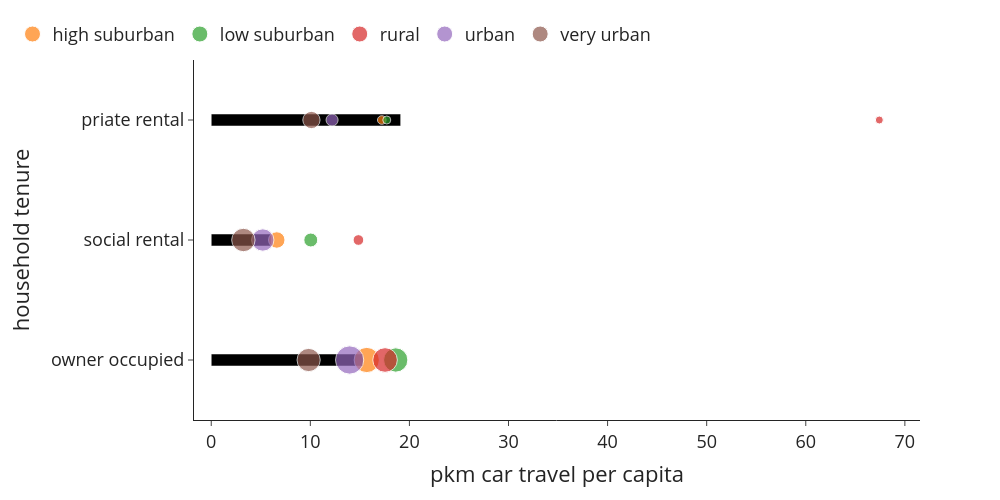

Write notebook code for a chart like this one.
### Markdown cell above
#### Mobility

### Code cell
#floor area per tenure
use_m2_total_tenure = (use['car_pkm']*use['n_hhd']).groupby(level=0, sort=False).sum() #m2 total in each group summed by tenure
use_cap_total_tenure = use['n_hhdmem2019'].groupby(level=0, sort=False).sum() #no. of people in each group summed by tenure
use_m2_per_cap_tenure = use_m2_total_tenure / use_cap_total_tenure #m2/cap in each tenure group
use_m2_per_cap_tenure.plot(kind='bar') #per person
"""interpretation: especially the highest tenure decile has considerably more floor area available than the vast majority"""

#floor area per tenure and urbanisation type
use_m2_total_tenure_type = (use['car_pkm']*use['n_hhd']).groupby(level=[0,3], sort=False).sum() #m2 total in each group summed by tenure
use_cap_total_tenure_type = use['n_hhdmem2019'].groupby(level=[0,3], sort=False).sum() #no. of people in each group summed by tenure
use_m2_per_cap_tenure_type = use_m2_total_tenure_type / use_cap_total_tenure_type #m2/cap in each tenure group

#preparing the dataframes for plotting
df = use_m2_per_cap_tenure
df2=use_m2_per_cap_tenure_type.rename('value').to_frame()
df2['n_hhd'] = use['n_hhd'].groupby(level=[0,3], sort=False).sum()

#plot
colors = ['#000000', #construction
                            '#fe6100', #buildings                                              
                                        '#648fff', #roads
                                        '#785ef0', #railways
                                        '#ffb000', #electricity
                                        '#808080', #other civil engineering
                                        '#000000', #construction
                                        ]
fig = px.bar(df, x=df.values, y=df.index,  
             labels={'x':'pkm car travel per capita', 'tenure_lab':'household tenure'}, 
             template='simple_white', 
             color_discrete_sequence=colors) 
fig.update_layout(width=1000, height=500, 
                      #xaxis_tickformat = '.0%',
                      font=dict(size=18),
                      bargap=0.9,
                      legend=dict(
        orientation="h",
        #entrywidth=70,
        yanchor="bottom",
        y=1.02,
        xanchor="left",
        x=-0.25,
    ))



for i in df2.index.levels[1].to_list():
    df_plot = df2.xs(i, level=1)
    fig.add_trace(go.Scatter(
            y=df_plot.index, 
            x=df_plot['value'],
            mode='markers',
            name=i,
            marker=dict(size=df_plot['n_hhd'],
                        sizemode='area',
                        sizeref=4*max(df2['n_hhd'])/(40.**2),
                        sizemin=4,
                        #color=10*[0, 1, 2, 3],
                        ),
            showlegend=True
        ))

fig.write_image('visualisations/bubblechart_carpkm_per_cap_tenure_urb.png', scale=3)
fig.show()

### Figure 1 — Plotly figure (JSON) as saved in the notebook; plotly's stock layout.template omitted (floating-point values rounded to 4 significant figures)
{"data": [{"alignmentgroup": "True", "hovertemplate": "pkm car travel per capita=%{x}<br>household tenure=%{y}<extra></extra>", "legendgroup": "", "marker": {"color": "#000000", "pattern": {"shape": ""}}, "name": "", "offsetgroup": "", "orientation": "h", "showlegend": false, "textposition": "auto", "type": "bar", "x": [15.32, 6.035, 19.12], "xaxis": "x", "y": ["owner occupied", "social rental", "priate rental"], "yaxis": "y"}, {"marker": {"size": [872060, 371230, 101785], "sizemin": 4, "sizemode": "area", "sizeref": 2740.0}, "mode": "markers", "name": "high suburban", "showlegend": true, "type": "scatter", "x": [15.69, 6.614, 17.21], "y": ["owner occupied", "social rental", "priate rental"]}, {"marker": {"size": [808930, 265740, 79005], "sizemin": 4, "sizemode": "area", "sizeref": 2740.0}, "mode": "markers", "name": "low suburban", "showlegend": true, "type": "scatter", "x": [18.62, 10.04, 17.71], "y": ["owner occupied", "social rental", "priate rental"]}, {"marker": {"size": [829535, 156350, 83900], "sizemin": 4, "sizemode": "area", "sizeref": 2740.0}, "mode": "markers", "name": "rural", "showlegend": true, "type": "scatter", "x": [17.54, 14.85, 67.42], "y": ["owner occupied", "social rental", "priate rental"]}, {"marker": {"size": [1095810, 681250, 198435], "sizemin": 4, "sizemode": "area", "sizeref": 2740.0}, "mode": "markers", "name": "urban", "showlegend": true, "type": "scatter", "x": [13.97, 5.203, 12.19], "y": ["owner occupied", "social rental", "priate rental"]}, {"marker": {"size": [737490, 751285, 406835], "sizemin": 4, "sizemode": "area", "sizeref": 2740.0}, "mode": "markers", "name": "very urban", "showlegend": true, "type": "scatter", "x": [9.828, 3.244, 10.11], "y": ["owner occupied", "social rental", "priate rental"]}], "layout": {"bargap": 0.9, "barmode": "relative", "font": {"size": 18}, "height": 500, "legend": {"orientation": "h", "tracegroupgap": 0, "x": -0.25, "xanchor": "left", "y": 1.02, "yanchor": "bottom"}, "margin": {"t": 60}, "width": 1000, "xaxis": {"anchor": "y", "domain": [0, 1], "title": {"text": "pkm car travel per capita"}}, "yaxis": {"anchor": "x", "domain": [0, 1], "title": {"text": "household tenure"}}}}
